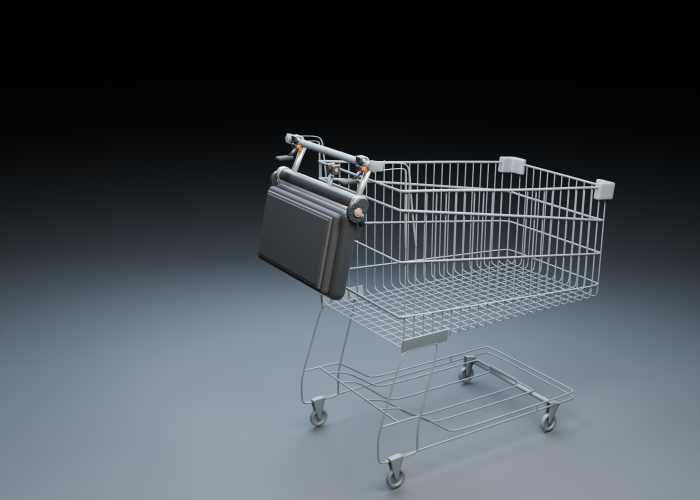
#> input picture blender/foldable_support_ai_reference/exports/renders/deployed_overview.png, 1400 x 1000 px (shown at 1/2 size); its folder holds 5 pictures in this run
$ python contact_sheet.py
#> lines starting #> are read from the running program, lines starting #| are printed output that depends on the picture
#!/usr/bin/env python3
"""Create a comparison sheet for the revised AI-render-reference support."""

from pathlib import Path

from PIL import Image, ImageDraw

REPO = Path(__file__).resolve().parents[3]
RENDERS = REPO / "blender/foldable_support_ai_reference/exports/renders"
VIEWS = (
    ("deployed_overview", "Assembled · deployed on cart"),
    ("part_a_clamp_detail", "PART A · C-clamp, cam lever, and pivot"),
    ("part_b_strut_detail", "PART B · slotted telescopic angle stay"),
    ("folded_overview", "Folded · alternate panel position"),
)


def main():
    missing = [name for name, _ in VIEWS if not (RENDERS / f"{name}.png").exists()]
    if missing:
        raise SystemExit("Missing renders: " + ", ".join(missing))
    cell_w, cell_h = 560, 400
    gap, header, footer = 12, 46, 34
    cols, rows = 2, 2
    width = cols * cell_w + (cols + 1) * gap
    height = header + rows * (cell_h + footer) + (rows + 1) * gap
    sheet = Image.new("RGB", (width, height), (25, 29, 34))
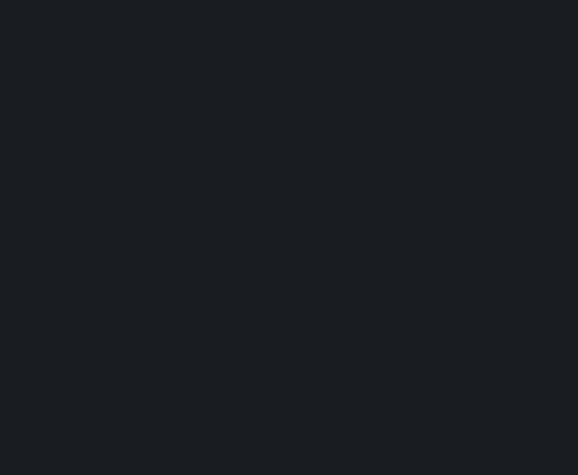
#> sheet: PIL image 1156x950 RGB (shown at 1/2 size); mean R, G, B 25, 29, 34
    draw = ImageDraw.Draw(sheet)
    draw.text((gap, 14), "Foldable cart leaning support · revised to AI render reference", fill=(239, 241, 243))
    for i, (name, label) in enumerate(VIEWS):
        image = Image.open(RENDERS / f"{name}.png").convert("RGB").resize((cell_w, cell_h))
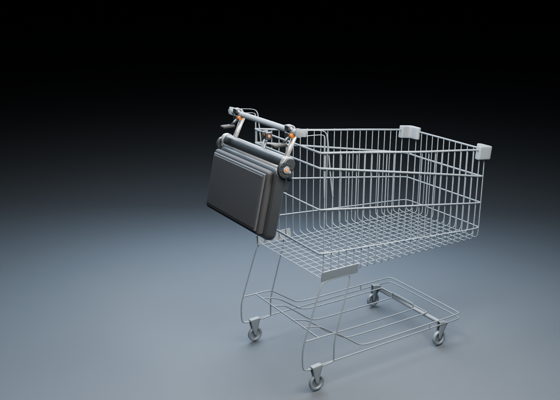
#> image: PIL image 560x400 RGB; mean R, G, B 70.1, 77.1, 83.3
        x = gap + (i % cols) * (cell_w + gap)
        y = header + gap + (i // cols) * (cell_h + footer + gap)
        sheet.paste(image, (x, y))
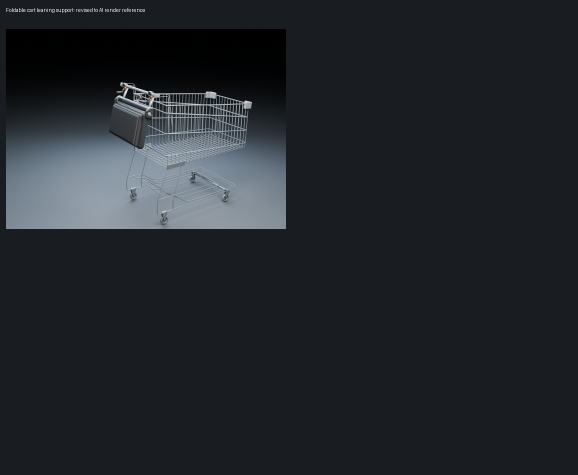
#> sheet: PIL image 1156x950 RGB (shown at 1/2 size); mean R, G, B 34.3, 38.9, 44.2
        draw.text((x + 5, y + cell_h + 8), label, fill=(230, 233, 236))
#> pass 2 of the loop in main, `for i, (name, label) in enumerate(VIEWS):`:
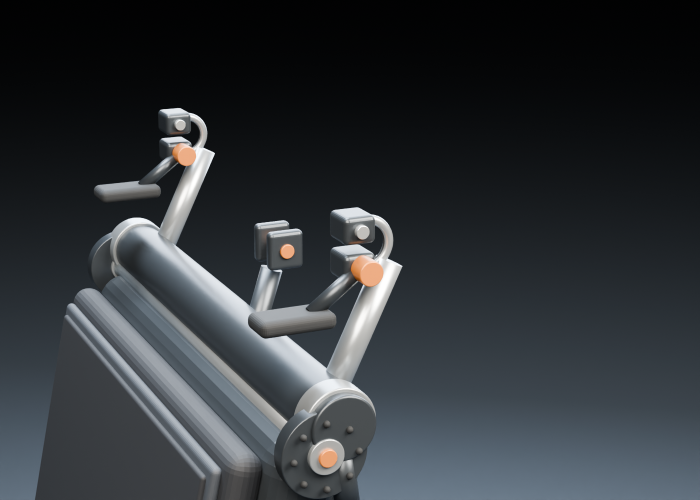
#> input picture blender/foldable_support_ai_reference/exports/renders/part_a_clamp_detail.png, 1400 x 1000 px (shown at 1/2 size)
#> in main, `image = Image.open(RENDERS / f"{name}.png").convert("RGB").resize((cel..`:
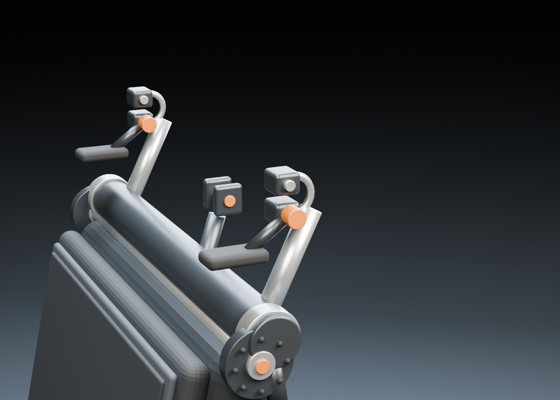
#> image: PIL image 560x400 RGB; mean R, G, B 48.3, 52.6, 56.5
#> in main, `sheet.paste(image, (x, y))`:
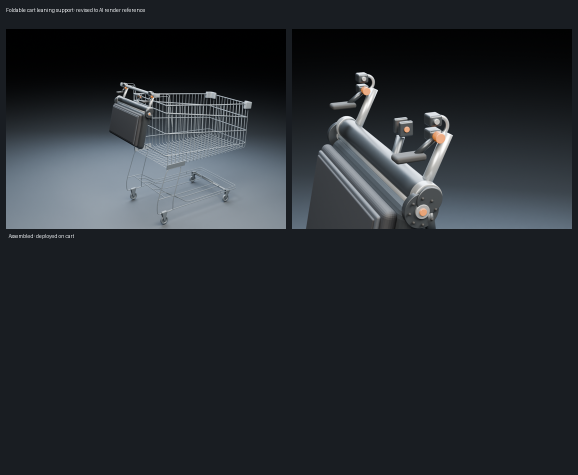
#> sheet: PIL image 1156x950 RGB (shown at 1/2 size); mean R, G, B 39.1, 43.8, 48.8
#> pass 3 of the loop in main, `for i, (name, label) in enumerate(VIEWS):`:
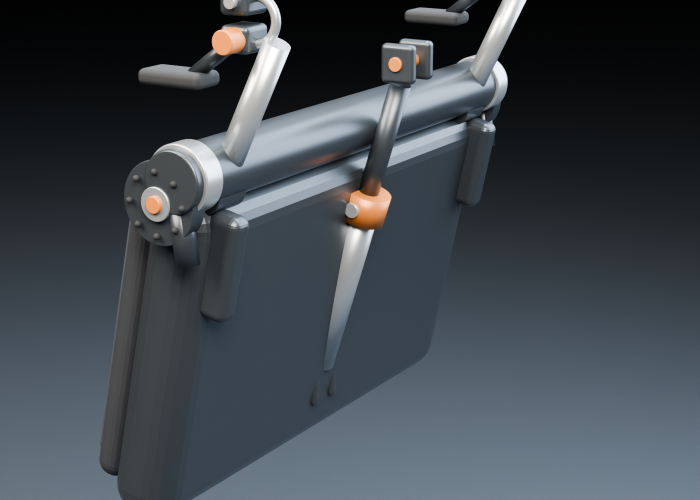
#> input picture blender/foldable_support_ai_reference/exports/renders/part_b_strut_detail.png, 1400 x 1000 px (shown at 1/2 size)
#> in main, `image = Image.open(RENDERS / f"{name}.png").convert("RGB").resize((cel..`:
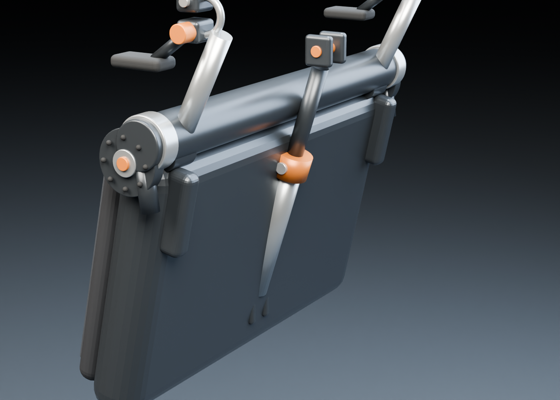
#> image: PIL image 560x400 RGB; mean R, G, B 62.7, 69.5, 75.8
#> in main, `sheet.paste(image, (x, y))`:
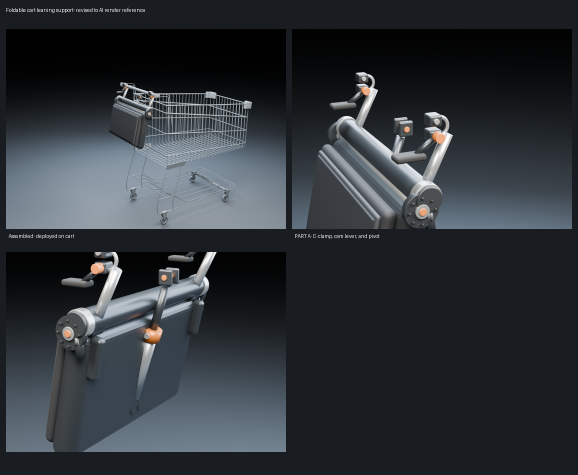
#> sheet: PIL image 1156x950 RGB (shown at 1/2 size); mean R, G, B 46.9, 52.1, 57.4
#> the loop made 4 passes; the first 3 are shown
    path = RENDERS / "ai_reference_support_comparison.png"
    sheet.save(path)
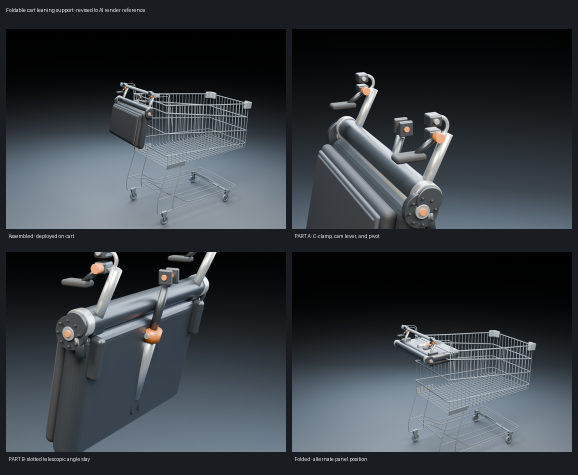
#> saved as ai_reference_support_comparison.png: PIL image 1156x950 RGB (shown at 1/2 size); mean R, G, B 54.9, 60.7, 66.2
    print(path)
#| blender/foldable_support_ai_reference/exports/renders/ai_reference_support_comparison.png


if __name__ == "__main__":
    main()
